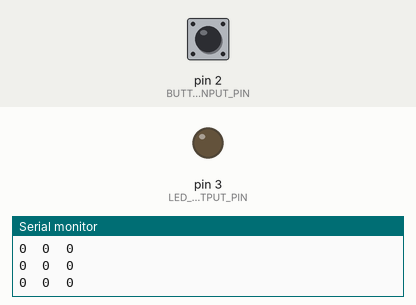
This sketch was run on a simulated Arduino Uno, built with avr-gcc and run on an emulated ATmega328P. Parts: output pins drawn as LEDs (lit = HIGH), the last lines printed to the serial monitor. The inputs (shaded band) are chosen by the test bench; at power-on: pin 2 (BUTTON_INPUT_PIN) LOW.

Above: at 1.2 s.
1.3 s: pin 2 (BUTTON_INPUT_PIN) pulled HIGH for 0.15 s
At 1.43 s:
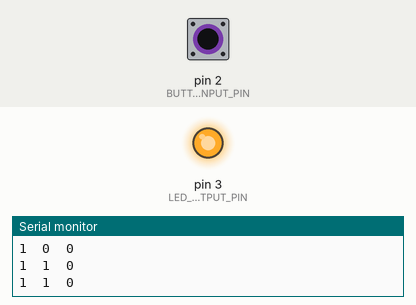
3.0 s: pin 2 (BUTTON_INPUT_PIN) pulled HIGH for 3.2 s
At 7.2 s:
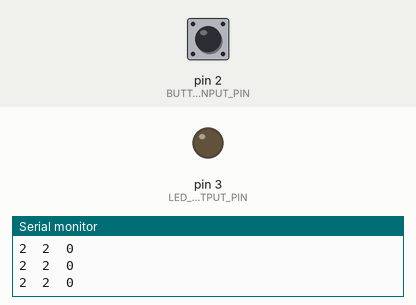
Timing chart, 0 to 8.7 s (numbered marks = the images above; inputs shaded):
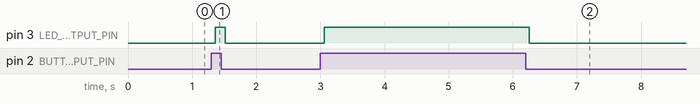

The sketch:

ReadButtonSetLEDDebounce.ino
```cpp
/*
 * This example demonstrates the importance of debouncing buttons by tracking both
 * raw transitions from LOW to HIGH on the input pin as well as debounced
 * transitions from LOW to HIGH. Without debouncing, you'll observe that
 * the raw number of button presses quickly tracks a large number of transient
 * LOW to HIGH transitions due to the conductive materials vibrating against
 * each other when the button is initially pressed.
 *
 * By Jon Froehlich
 * http://makeabilitylab.io
 *
 * This code is partially based on https://www.arduino.cc/en/Tutorial/Debounce
 */

const int LED_OUTPUT_PIN = 3;
const int BUTTON_INPUT_PIN = 2;

int _numRawButtonPresses = 0; //tracks raw num of button presses
int _numDebouncedButtonPresses = 0; //tracks debounced num of button presses
int _prevRawButtonVal = LOW; // defaults to low because of pull-down resistor
int _prevDebouncedButtonVal = LOW; //defaults to low
int _ledState = LOW; //current state of LED

// the following variables are unsigned longs because the time, measured in
// milliseconds, will quickly become a bigger number than can be stored in an int.
unsigned long _buttonStateChangeTimestamp = 0;  // the last time the output pin was toggled
unsigned long _debounceDelayMs = 50;    // the debounce time; increase if the output flickers

void setup() {
  pinMode(LED_OUTPUT_PIN, OUTPUT);
  pinMode(BUTTON_INPUT_PIN, INPUT); // hook up button with a pull-down resistor
  Serial.begin(9600);
}

void loop() {

  // Read the button value. It will be HIGH when pressed and
  // LOW when not pressed
  int buttonVal = digitalRead(BUTTON_INPUT_PIN);

  // Track raw number of button presses. We only track transitions from
  // LOW to HIGH (as that's the definition of a button press)
  if(buttonVal == HIGH && buttonVal != _prevRawButtonVal){
    _numRawButtonPresses++;
  }

  // If the button state has changed since the last reading, grab timestamp
  if(buttonVal != _prevRawButtonVal){
    _buttonStateChangeTimestamp = millis();
  }

  if((millis() - _buttonStateChangeTimestamp) >= _debounceDelayMs){
    // If we're here, then the button state hasn't changed for at least _debounceDelayMs
    // So, we must be in a steady state

    // We only count transitions from LOW to HIGH (as that's a button press)
    if(buttonVal == HIGH && buttonVal != _prevDebouncedButtonVal){
      _numDebouncedButtonPresses++;
    }
    _ledState = buttonVal;
    _prevDebouncedButtonVal = buttonVal;
  }

  // Write out tracking vals
  Serial.print(_numRawButtonPresses);
  Serial.print("\t");
  Serial.print(_numDebouncedButtonPresses);
  Serial.print("\t");
  Serial.println(0); // write zero to force y-axis scale on Serial Plotter


  // Write out HIGH or LOW
  digitalWrite(LED_OUTPUT_PIN, _ledState);

  _prevRawButtonVal = buttonVal;

  // We eliminate the delay here so we can investigate debouncing issues
  // We want to read from the buttons as fast as possible
  // delay(100);
}
```

Measured:
- after the input at 1.3 s, pin 3 (LED_OUTPUT_PIN): LOW → HIGH after 0.06 s, → LOW 0.15 s later
- after the input at 3.0 s, pin 3 (LED_OUTPUT_PIN): LOW → HIGH after 0.06 s, → LOW 3.2 s later
